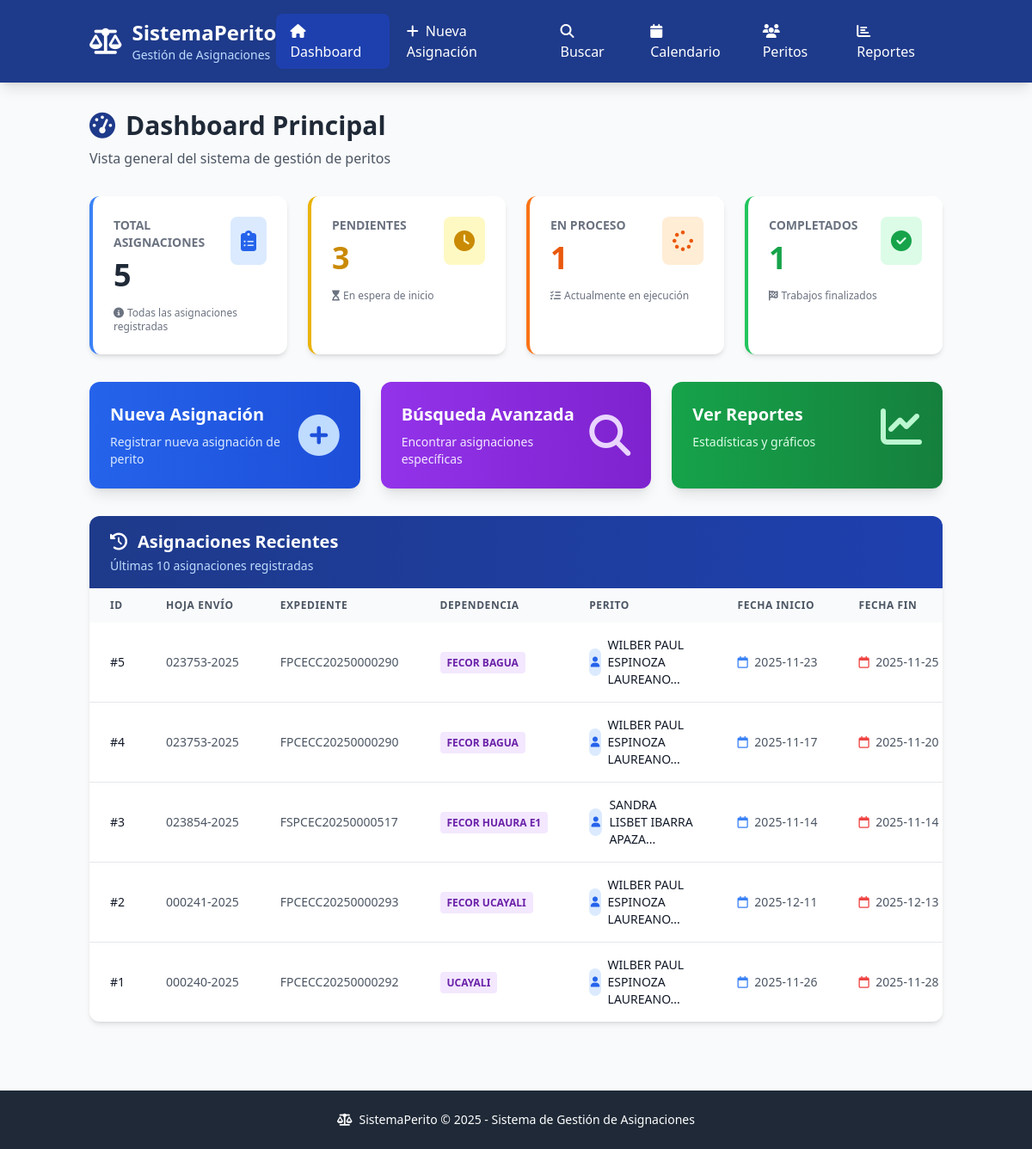
The page / on the database its author committed.
### tables this page shows
CREATE TABLE asignaciones (
            id INTEGER PRIMARY KEY AUTOINCREMENT,
            hoja_envio TEXT,
            expediente TEXT,
            dependencia TEXT,
            tipo_perito TEXT,
            carpeta_fiscal TEXT,
            observaciones TEXT,
            lugar TEXT,
            fecha_inicio TEXT NOT NULL,
            fecha_fin TEXT NOT NULL,
            perito_asignado TEXT NOT NULL,
            perito_id INTEGER,
            desginacion TEXT,
            oficio_desplazamiento TEXT,
            estado TEXT DEFAULT 'Pendiente',
            fecha_registro TIMESTAMP DEFAULT CURRENT_TIMESTAMP,
            FOREIGN KEY (perito_id) REFERENCES peritos (id)
        );

CREATE TABLE peritos (
            id INTEGER PRIMARY KEY AUTOINCREMENT,
            nombre_completo TEXT NOT NULL,
            tipo TEXT NOT NULL,
            estado TEXT DEFAULT 'Activo',
            fecha_creacion TIMESTAMP DEFAULT CURRENT_TIMESTAMP
        );

### app.py (the view)
@app.route('/')
def index():
    actualizar_estados_automaticos()
    conn = sqlite3.connect('database.db')
    cursor = conn.cursor()
    cursor.execute('SELECT COUNT(*) FROM asignaciones')
    total_asignaciones = cursor.fetchone()[0]
    cursor.execute('SELECT COUNT(*) FROM asignaciones WHERE estado = "Pendiente"')
    pendientes = cursor.fetchone()[0]
    cursor.execute('SELECT COUNT(*) FROM asignaciones WHERE estado = "En Proceso"')
    en_proceso = cursor.fetchone()[0]
    cursor.execute('SELECT COUNT(*) FROM asignaciones WHERE estado = "Completado"')
    completados = cursor.fetchone()[0]
    cursor.execute('''
        SELECT a.id, a.hoja_envio, a.expediente, a.dependencia,
               a.tipo_perito, a.carpeta_fiscal, a.observaciones, a.lugar,
               a.fecha_inicio, a.fecha_fin, a.perito_asignado, a.perito_id,
               a.desginacion, a.oficio_desplazamiento, a.estado, a.fecha_registro,
               p.nombre_completo
        FROM asignaciones a
        LEFT JOIN peritos p ON a.perito_id = p.id
        WHERE a.estado != "Cancelado"
        ORDER BY a.fecha_registro DESC
        LIMIT 10
    ''')
    asignaciones_recientes = []
    for row in cursor.fetchall():
        asignaciones_recientes.append({
            'id': row[0],
            'hoja_envio': row[1],
            'expediente': row[2],
            'dependencia': row[3],
            'tipo_perito': row[4],
            'fecha_inicio': row[8],
            'fecha_fin': row[9],
            'perito': row[16] or row[10],  # nombre_completo o perito_asignado
            'estado': row[14],
            'lugar': row[7]
        })
    conn.close()
    return render_template('index.html',
                         total=total_asignaciones,
                         pendientes=pendientes,
                         en_proceso=en_proceso,
                         completados=completados,
                         asignaciones=asignaciones_recientes)

### app.py (called while the page is built)
def actualizar_estados_automaticos():
    conn = sqlite3.connect('database.db')
    cursor = conn.cursor()
    hoy = datetime.now().date()
    cursor.execute('''
        UPDATE asignaciones
        SET estado = "En Proceso"
        WHERE estado = "Pendiente"
        AND date(fecha_inicio) <= date('now')
        AND date(fecha_fin) >= date('now')
    ''')
    cursor.execute('''
        UPDATE asignaciones
        SET estado = "Completado"
        WHERE estado IN ("Pendiente", "En Proceso")
        AND date(fecha_fin) < date('now')
    ''')
    conn.commit()
    conn.close()

### templates/index.html (shortened to what this page needs)
<!DOCTYPE html>
<html lang="es">
<head>
    <script src="https://cdn.tailwindcss.com"></script>
    <link rel="stylesheet" href="https://cdnjs.cloudflare.com/ajax/libs/font-awesome/6.4.0/css/all.min.css">
</head>
<body class="bg-gray-50">
    <nav class="bg-blue-900 text-white shadow-lg">
        <div class="container mx-auto px-4">
            <div class="flex justify-between items-center py-4">
                <div class="flex items-center space-x-3">
                    <i class="fas fa-balance-scale text-3xl"></i>
                    <div>
                        <h1 class="text-2xl font-bold">SistemaPerito</h1>
                        <p class="text-sm text-blue-200">Gestión de Asignaciones</p>
                    </div>
                </div>
                <div class="flex space-x-1">
                    <a href="/" class="px-4 py-2 bg-blue-800 rounded-lg hover:bg-blue-700 transition">
                        <i class="fas fa-home mr-2"></i>Dashboard
                    </a>
                    <a href="/nuevo" class="px-4 py-2 rounded-lg hover:bg-blue-800 transition">
                        <i class="fas fa-plus mr-2"></i>Nueva Asignación
                    </a>
                    <a href="/buscar" class="px-4 py-2 rounded-lg hover:bg-blue-800 transition">
                        <i class="fas fa-search mr-2"></i>Buscar
                    </a>
                    <a href="/calendario" class="px-4 py-2 rounded-lg hover:bg-blue-800 transition">
                        <i class="fas fa-calendar mr-2"></i>Calendario
                    </a>
                    <a href="/peritos" class="px-4 py-2 rounded-lg hover:bg-blue-800 transition">
                        <i class="fas fa-users mr-2"></i>Peritos
                    </a>
                    <a href="/reportes" class="px-4 py-2 rounded-lg hover:bg-blue-800 transition">
                        <i class="fas fa-chart-bar mr-2"></i>Reportes
                    </a>
                </div>
            </div>
        </div>
    </nav>
    <div class="container mx-auto px-4 py-8">
        <div class="mb-8 fade-in">
            <h2 class="text-3xl font-bold text-gray-800 mb-2">
                <i class="fas fa-tachometer-alt text-blue-900 mr-3"></i>Dashboard Principal
            </h2>
            <p class="text-gray-600">Vista general del sistema de gestión de peritos</p>
        </div>
        <div class="grid grid-cols-1 md:grid-cols-2 lg:grid-cols-4 gap-6 mb-8">
            <div class="stat-card bg-white rounded-xl shadow-md p-6 border-l-4 border-blue-500 fade-in">
                <div class="flex justify-between items-start">
                    <div>
                        <p class="text-gray-500 text-sm font-semibold uppercase">Total Asignaciones</p>
                        <p class="text-4xl font-bold text-gray-800 mt-2">{{ total }}</p>
                    </div>
                    <div class="bg-blue-100 p-3 rounded-lg">
                        <i class="fas fa-clipboard-list text-2xl text-blue-600"></i>
                    </div>
                </div>
                <p class="text-xs text-gray-500 mt-4">
                    <i class="fas fa-info-circle mr-1"></i>Todas las asignaciones registradas
                </p>
            </div>
            <div class="stat-card bg-white rounded-xl shadow-md p-6 border-l-4 border-yellow-500 fade-in" style="animation-delay: 0.1s">
                <div class="flex justify-between items-start">
                    <div>
                        <p class="text-gray-500 text-sm font-semibold uppercase">Pendientes</p>
                        <p class="text-4xl font-bold text-yellow-600 mt-2">{{ pendientes }}</p>
                    </div>
                    <div class="bg-yellow-100 p-3 rounded-lg">
                        <i class="fas fa-clock text-2xl text-yellow-600"></i>
                    </div>
                </div>
                <p class="text-xs text-gray-500 mt-4">
                    <i class="fas fa-hourglass-start mr-1"></i>En espera de inicio
                </p>
            </div>
            <div class="stat-card bg-white rounded-xl shadow-md p-6 border-l-4 border-orange-500 fade-in" style="animation-delay: 0.2s">
                <div class="flex justify-between items-start">
                    <div>
                        <p class="text-gray-500 text-sm font-semibold uppercase">En Proceso</p>
                        <p class="text-4xl font-bold text-orange-600 mt-2">{{ en_proceso }}</p>
                    </div>
                    <div class="bg-orange-100 p-3 rounded-lg">
                        <i class="fas fa-spinner text-2xl text-orange-600"></i>
                    </div>
                </div>
                <p class="text-xs text-gray-500 mt-4">
                    <i class="fas fa-tasks mr-1"></i>Actualmente en ejecución
                </p>
            </div>
            <div class="stat-card bg-white rounded-xl shadow-md p-6 border-l-4 border-green-500 fade-in" style="animation-delay: 0.3s">
                <div class="flex justify-between items-start">
                    <div>
                        <p class="text-gray-500 text-sm font-semibold uppercase">Completados</p>
                        <p class="text-4xl font-bold text-green-600 mt-2">{{ completados }}</p>
                    </div>
                    <div class="bg-green-100 p-3 rounded-lg">
                        <i class="fas fa-check-circle text-2xl text-green-600"></i>
                    </div>
                </div>
                <p class="text-xs text-gray-500 mt-4">
                    <i class="fas fa-flag-checkered mr-1"></i>Trabajos finalizados
                </p>
            </div>
        </div>
        <div class="grid grid-cols-1 md:grid-cols-3 gap-6 mb-8">
            <a href="/nuevo" class="bg-gradient-to-r from-blue-600 to-blue-700 text-white rounded-xl shadow-lg p-6 hover:shadow-xl transition transform hover:scale-105">
                <div class="flex items-center justify-between">
                    <div>
                        <h3 class="text-xl font-bold mb-2">Nueva Asignación</h3>
                        <p class="text-blue-100 text-sm">Registrar nueva asignación de perito</p>
                    </div>
                    <i class="fas fa-plus-circle text-5xl text-blue-200"></i>
                </div>
            </a>
            <a href="/buscar" class="bg-gradient-to-r from-purple-600 to-purple-700 text-white rounded-xl shadow-lg p-6 hover:shadow-xl transition transform hover:scale-105">
                <div class="flex items-center justify-between">
                    <div>
                        <h3 class="text-xl font-bold mb-2">Búsqueda Avanzada</h3>
                        <p class="text-purple-100 text-sm">Encontrar asignaciones específicas</p>
                    </div>
                    <i class="fas fa-search text-5xl text-purple-200"></i>
                </div>
            </a>
            <a href="/reportes" class="bg-gradient-to-r from-green-600 to-green-700 text-white rounded-xl shadow-lg p-6 hover:shadow-xl transition transform hover:scale-105">
                <div class="flex items-center justify-between">
                    <div>
                        <h3 class="text-xl font-bold mb-2">Ver Reportes</h3>
                        <p class="text-green-100 text-sm">Estadísticas y gráficos</p>
                    </div>
                    <i class="fas fa-chart-line text-5xl text-green-200"></i>
                </div>
            </a>
        </div>
        <div class="bg-white rounded-xl shadow-md overflow-hidden fade-in" style="animation-delay: 0.4s">
            <div class="bg-gradient-to-r from-blue-900 to-blue-800 px-6 py-4">
                <h3 class="text-xl font-bold text-white flex items-center">
                    <i class="fas fa-history mr-3"></i>Asignaciones Recientes
                </h3>
                <p class="text-blue-200 text-sm mt-1">Últimas 10 asignaciones registradas</p>
            </div>
            <div class="overflow-x-auto">
                <table class="w-full">
                    <thead class="bg-gray-50">
                        <tr>
                            <th class="px-6 py-3 text-left text-xs font-semibold text-gray-600 uppercase tracking-wider">ID</th>
                            <th class="px-6 py-3 text-left text-xs font-semibold text-gray-600 uppercase tracking-wider">Hoja Envío</th>
                            <th class="px-6 py-3 text-left text-xs font-semibold text-gray-600 uppercase tracking-wider">Expediente</th>
                            <th class="px-6 py-3 text-left text-xs font-semibold text-gray-600 uppercase tracking-wider">Dependencia</th>
                            <th class="px-6 py-3 text-left text-xs font-semibold text-gray-600 uppercase tracking-wider">Perito</th>
                            <th class="px-6 py-3 text-left text-xs font-semibold text-gray-600 uppercase tracking-wider">Fecha Inicio</th>
                            <th class="px-6 py-3 text-left text-xs font-semibold text-gray-600 uppercase tracking-wider">Fecha Fin</th>
                        </tr>
                    </thead>
                    <tbody class="divide-y divide-gray-200">
                        {% if asignaciones %}
                            {% for asignacion in asignaciones %}
                            <tr class="hover:bg-gray-50 transition">
                                <td class="px-6 py-4 whitespace-nowrap text-sm font-medium text-gray-900">
                                    #{{ asignacion.id }}
                                </td>
                                <td class="px-6 py-4 whitespace-nowrap text-sm text-gray-600">
                                    {{ asignacion.hoja_envio or '-' }}
                                </td>
                                <td class="px-6 py-4 whitespace-nowrap text-sm text-gray-600">
                                    {{ asignacion.expediente or '-' }}
                                </td>
                                 <td class="px-6 py-4 whitespace-nowrap text-sm text-gray-600">
                                    <span class="px-2 py-1 bg-purple-100 text-purple-800 rounded text-xs font-semibold">
                                        {{ asignacion.dependencia or 'Sin dependencia' }}
                                    </span>
                                </td>
                                <td class="px-6 py-4 text-sm text-gray-900">
                                    <div class="flex items-center">
                                        <div class="w-8 h-8 bg-blue-100 rounded-full flex items-center justify-center mr-2">
                                            <i class="fas fa-user text-blue-600 text-xs"></i>
                                        </div>
                                        <span class="font-medium">{{ asignacion.perito[:30] }}...</span>
                                    </div>
                                </td>
                                <td class="px-6 py-4 whitespace-nowrap text-sm text-gray-600">
                                    <i class="far fa-calendar text-blue-500 mr-1"></i>
                                    {{ asignacion.fecha_inicio }}
                                </td>
                                <td class="px-6 py-4 whitespace-nowrap text-sm text-gray-600">
                                    <i class="far fa-calendar text-red-500 mr-1"></i>
                                    {{ asignacion.fecha_fin }}
                                </td>
                            </tr>
                            {% endfor %}
                        {% endif %}
                    </tbody>
                </table>
            </div>
        </div>
    </div>
    <footer class="bg-gray-800 text-white mt-12 py-6">
        <div class="container mx-auto px-4 text-center">
            <p class="text-sm">
                <i class="fas fa-balance-scale mr-2"></i>SistemaPerito © 2025 - Sistema de Gestión de Asignaciones
            </p>
        </div>
    </footer>
</body>
</html>

### templates/index.html (style rules this page uses)
.fade-in { animation: fadeIn 0.5s ease-out; }
.stat-card { transition: transform 0.3s ease, box-shadow 0.3s ease; }

### rows shown on the page
asignaciones: id "5", hoja_envio "023753-2025", expediente "FPCECC20250000290", dependencia "FECOR BAGUA", nombre_completo "WILBER PAUL ESPINOZA LAUREANO", fecha_inicio "2025-11-23", fecha_fin "2025-11-25"
asignaciones: id "4", hoja_envio "023753-2025", expediente "FPCECC20250000290", dependencia "FECOR BAGUA", nombre_completo "WILBER PAUL ESPINOZA LAUREANO", fecha_inicio "2025-11-17", fecha_fin "2025-11-20"
asignaciones: id "3", hoja_envio "023854-2025", expediente "FSPCEC20250000517", dependencia "FECOR HUAURA E1", nombre_completo "SANDRA LISBET IBARRA APAZA", fecha_inicio "2025-11-14", fecha_fin "2025-11-14"
asignaciones: id "2", hoja_envio "000241-2025", expediente "FPCECC20250000293", dependencia "FECOR UCAYALI", nombre_completo "WILBER PAUL ESPINOZA LAUREANO", fecha_inicio "2025-12-11", fecha_fin "2025-12-13"
asignaciones: id "1", hoja_envio "000240-2025", expediente "FPCECC20250000292", dependencia "UCAYALI", nombre_completo "WILBER PAUL ESPINOZA LAUREANO", fecha_inicio "2025-11-26", fecha_fin "2025-11-28"

### other values the page prints
{{ total }} "5"
{{ pendientes }} "3"
{{ en_proceso }} "1"
{{ completados }} "1"
